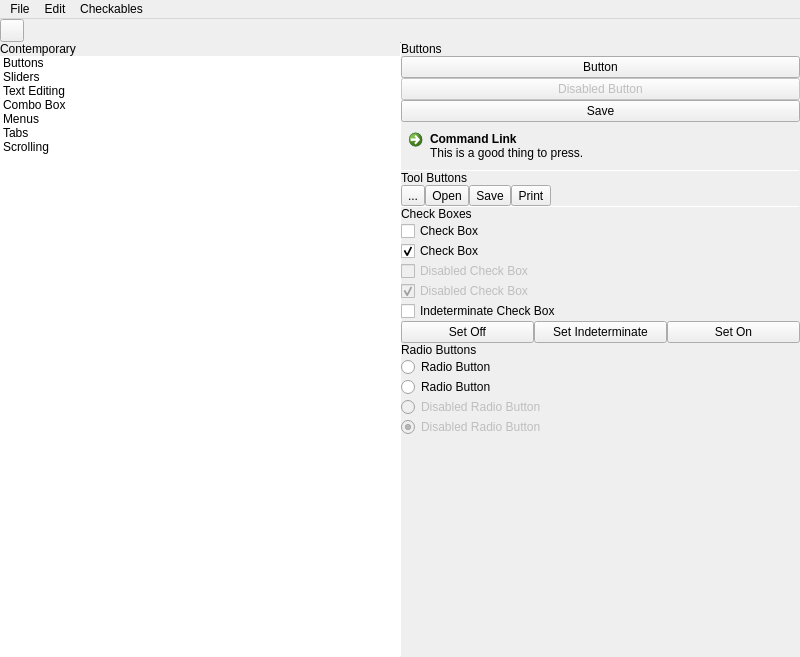
<?xml version="1.0" encoding="UTF-8"?>
<ui version="4.0">
 <class>MainWindow</class>
 <widget class="QMainWindow" name="MainWindow">
  <property name="geometry">
   <rect>
    <x>0</x>
    <y>0</y>
    <width>800</width>
    <height>657</height>
   </rect>
  </property>
  <property name="windowTitle">
   <string>MainWindow</string>
  </property>
  <widget class="QWidget" name="centralwidget">
   <property name="autoFillBackground">
    <bool>true</bool>
   </property>
   <layout class="QVBoxLayout" name="verticalLayout">
    <property name="spacing">
     <number>0</number>
    </property>
    <property name="leftMargin">
     <number>0</number>
    </property>
    <property name="topMargin">
     <number>0</number>
    </property>
    <property name="rightMargin">
     <number>0</number>
    </property>
    <property name="bottomMargin">
     <number>0</number>
    </property>
    <item>
     <widget class="QWidget" name="topWidget" native="true">
      <layout class="QHBoxLayout" name="horizontalLayout">
       <property name="spacing">
        <number>0</number>
       </property>
       <property name="leftMargin">
        <number>0</number>
       </property>
       <property name="topMargin">
        <number>0</number>
       </property>
       <property name="rightMargin">
        <number>0</number>
       </property>
       <property name="bottomMargin">
        <number>0</number>
       </property>
       <item>
        <layout class="QHBoxLayout" name="leftCsdLayout">
         <property name="spacing">
          <number>0</number>
         </property>
        </layout>
       </item>
       <item>
        <widget class="QToolButton" name="menuButton">
         <property name="sizePolicy">
          <sizepolicy hsizetype="Preferred" vsizetype="Preferred">
           <horstretch>0</horstretch>
           <verstretch>0</verstretch>
          </sizepolicy>
         </property>
         <property name="text">
          <string/>
         </property>
         <property name="icon">
          <iconset>
           <normaloff>:/icons/thefrisbee.svg</normaloff>:/icons/thefrisbee.svg</iconset>
         </property>
         <property name="popupMode">
          <enum>QToolButton::InstantPopup</enum>
         </property>
        </widget>
       </item>
       <item>
        <spacer name="horizontalSpacer">
         <property name="orientation">
          <enum>Qt::Horizontal</enum>
         </property>
         <property name="sizeHint" stdset="0">
          <size>
           <width>40</width>
           <height>20</height>
          </size>
         </property>
        </spacer>
       </item>
       <item>
        <layout class="QHBoxLayout" name="jobButtonLayout"/>
       </item>
       <item>
        <layout class="QHBoxLayout" name="rightCsdLayout">
         <property name="spacing">
          <number>0</number>
         </property>
        </layout>
       </item>
      </layout>
     </widget>
    </item>
    <item>
     <layout class="QHBoxLayout" name="horizontalLayout_2">
      <property name="spacing">
       <number>0</number>
      </property>
      <item>
       <widget class="QWidget" name="leftWidget" native="true">
        <layout class="QVBoxLayout" name="verticalLayout_2">
         <property name="spacing">
          <number>0</number>
         </property>
         <property name="leftMargin">
          <number>0</number>
         </property>
         <property name="topMargin">
          <number>0</number>
         </property>
         <property name="rightMargin">
          <number>0</number>
         </property>
         <property name="bottomMargin">
          <number>0</number>
         </property>
         <item>
          <widget class="tTitleLabel" name="titleLabel">
           <property name="text">
            <string>Contemporary</string>
           </property>
          </widget>
         </item>
         <item>
          <widget class="QListWidget" name="diskList">
           <property name="frameShape">
            <enum>QFrame::NoFrame</enum>
           </property>
           <item>
            <property name="text">
             <string>Buttons</string>
            </property>
           </item>
           <item>
            <property name="text">
             <string>Sliders</string>
            </property>
           </item>
           <item>
            <property name="text">
             <string>Text Editing</string>
            </property>
           </item>
           <item>
            <property name="text">
             <string>Combo Box</string>
            </property>
           </item>
           <item>
            <property name="text">
             <string>Menus</string>
            </property>
           </item>
           <item>
            <property name="text">
             <string>Tabs</string>
            </property>
           </item>
           <item>
            <property name="text">
             <string>Scrolling</string>
            </property>
           </item>
          </widget>
         </item>
        </layout>
       </widget>
      </item>
      <item>
       <widget class="Line" name="line">
        <property name="maximumSize">
         <size>
          <width>1</width>
          <height>16777215</height>
         </size>
        </property>
        <property name="orientation">
         <enum>Qt::Vertical</enum>
        </property>
       </widget>
      </item>
      <item>
       <widget class="tStackedWidget" name="stackedWidget">
        <property name="currentIndex">
         <number>0</number>
        </property>
        <widget class="QWidget" name="page">
         <layout class="QVBoxLayout" name="verticalLayout_3">
          <property name="spacing">
           <number>0</number>
          </property>
          <property name="leftMargin">
           <number>0</number>
          </property>
          <property name="topMargin">
           <number>0</number>
          </property>
          <property name="rightMargin">
           <number>0</number>
          </property>
          <property name="bottomMargin">
           <number>0</number>
          </property>
          <item>
           <widget class="tSubtitleLabel" name="label">
            <property name="text">
             <string>Buttons</string>
            </property>
            <property name="margin">
             <number>9</number>
            </property>
           </widget>
          </item>
          <item>
           <widget class="QPushButton" name="pushButton">
            <property name="text">
             <string>Button</string>
            </property>
           </widget>
          </item>
          <item>
           <widget class="QPushButton" name="pushButton_2">
            <property name="enabled">
             <bool>false</bool>
            </property>
            <property name="text">
             <string>Disabled Button</string>
            </property>
           </widget>
          </item>
          <item>
           <widget class="QPushButton" name="pushButton_3">
            <property name="text">
             <string>Save</string>
            </property>
            <property name="icon">
             <iconset theme="document-save">
              <normaloff>.</normaloff>.</iconset>
            </property>
           </widget>
          </item>
          <item>
           <widget class="QCommandLinkButton" name="commandLinkButton">
            <property name="text">
             <string>Command Link</string>
            </property>
            <property name="description">
             <string>This is a good thing to press.</string>
            </property>
           </widget>
          </item>
          <item>
           <widget class="Line" name="line_3">
            <property name="maximumSize">
             <size>
              <width>16777215</width>
              <height>1</height>
             </size>
            </property>
            <property name="orientation">
             <enum>Qt::Horizontal</enum>
            </property>
           </widget>
          </item>
          <item>
           <widget class="tSubtitleLabel" name="label_4">
            <property name="text">
             <string>Tool Buttons</string>
            </property>
            <property name="margin">
             <number>9</number>
            </property>
           </widget>
          </item>
          <item>
           <layout class="QHBoxLayout" name="horizontalLayout_3">
            <item>
             <widget class="QToolButton" name="toolButton">
              <property name="text">
               <string>...</string>
              </property>
              <property name="icon">
               <iconset theme="document-new">
                <normaloff>.</normaloff>.</iconset>
              </property>
             </widget>
            </item>
            <item>
             <widget class="QToolButton" name="toolButton_3">
              <property name="text">
               <string>Open</string>
              </property>
              <property name="toolButtonStyle">
               <enum>Qt::ToolButtonTextOnly</enum>
              </property>
             </widget>
            </item>
            <item>
             <widget class="QToolButton" name="toolButton_2">
              <property name="text">
               <string>Save</string>
              </property>
              <property name="icon">
               <iconset theme="document-save">
                <normaloff>.</normaloff>.</iconset>
              </property>
              <property name="toolButtonStyle">
               <enum>Qt::ToolButtonTextBesideIcon</enum>
              </property>
             </widget>
            </item>
            <item>
             <widget class="QToolButton" name="toolButton_4">
              <property name="text">
               <string>Print</string>
              </property>
              <property name="icon">
               <iconset theme="document-print">
                <normaloff>.</normaloff>.</iconset>
              </property>
              <property name="toolButtonStyle">
               <enum>Qt::ToolButtonTextUnderIcon</enum>
              </property>
             </widget>
            </item>
            <item>
             <spacer name="horizontalSpacer_2">
              <property name="orientation">
               <enum>Qt::Horizontal</enum>
              </property>
              <property name="sizeHint" stdset="0">
               <size>
                <width>40</width>
                <height>20</height>
               </size>
              </property>
             </spacer>
            </item>
           </layout>
          </item>
          <item>
           <widget class="Line" name="line_2">
            <property name="maximumSize">
             <size>
              <width>16777215</width>
              <height>1</height>
             </size>
            </property>
            <property name="orientation">
             <enum>Qt::Horizontal</enum>
            </property>
           </widget>
          </item>
          <item>
           <widget class="tSubtitleLabel" name="label_2">
            <property name="text">
             <string>Check Boxes</string>
            </property>
            <property name="margin">
             <number>9</number>
            </property>
           </widget>
          </item>
          <item>
           <widget class="QCheckBox" name="checkBox">
            <property name="text">
             <string>Check Box</string>
            </property>
            <property name="checked">
             <bool>false</bool>
            </property>
           </widget>
          </item>
          <item>
           <widget class="QCheckBox" name="checkBox_2">
            <property name="text">
             <string>Check Box</string>
            </property>
            <property name="checked">
             <bool>true</bool>
            </property>
           </widget>
          </item>
          <item>
           <widget class="QCheckBox" name="checkBox_3">
            <property name="enabled">
             <bool>false</bool>
            </property>
            <property name="text">
             <string>Disabled Check Box</string>
            </property>
           </widget>
          </item>
          <item>
           <widget class="QCheckBox" name="checkBox_5">
            <property name="enabled">
             <bool>false</bool>
            </property>
            <property name="text">
             <string>Disabled Check Box</string>
            </property>
            <property name="checked">
             <bool>true</bool>
            </property>
           </widget>
          </item>
          <item>
           <widget class="QCheckBox" name="checkBox_4">
            <property name="text">
             <string>Indeterminate Check Box</string>
            </property>
            <property name="checked">
             <bool>false</bool>
            </property>
            <property name="tristate">
             <bool>true</bool>
            </property>
           </widget>
          </item>
          <item>
           <layout class="QHBoxLayout" name="horizontalLayout_5">
            <item>
             <widget class="QPushButton" name="pushButton_4">
              <property name="text">
               <string>Set Off</string>
              </property>
             </widget>
            </item>
            <item>
             <widget class="QPushButton" name="pushButton_5">
              <property name="text">
               <string>Set Indeterminate</string>
              </property>
             </widget>
            </item>
            <item>
             <widget class="QPushButton" name="pushButton_6">
              <property name="text">
               <string>Set On</string>
              </property>
             </widget>
            </item>
           </layout>
          </item>
          <item>
           <widget class="tSubtitleLabel" name="label_3">
            <property name="text">
             <string>Radio Buttons</string>
            </property>
            <property name="margin">
             <number>9</number>
            </property>
           </widget>
          </item>
          <item>
           <widget class="QRadioButton" name="radioButton">
            <property name="text">
             <string>Radio Button</string>
            </property>
            <property name="checked">
             <bool>false</bool>
            </property>
           </widget>
          </item>
          <item>
           <widget class="QRadioButton" name="radioButton_2">
            <property name="text">
             <string>Radio Button</string>
            </property>
           </widget>
          </item>
          <item>
           <widget class="QRadioButton" name="radioButton_3">
            <property name="enabled">
             <bool>false</bool>
            </property>
            <property name="text">
             <string>Disabled Radio Button</string>
            </property>
           </widget>
          </item>
          <item>
           <widget class="QRadioButton" name="radioButton_4">
            <property name="enabled">
             <bool>false</bool>
            </property>
            <property name="text">
             <string>Disabled Radio Button</string>
            </property>
            <property name="checked">
             <bool>true</bool>
            </property>
           </widget>
          </item>
          <item>
           <spacer name="verticalSpacer">
            <property name="orientation">
             <enum>Qt::Vertical</enum>
            </property>
            <property name="sizeHint" stdset="0">
             <size>
              <width>20</width>
              <height>40</height>
             </size>
            </property>
           </spacer>
          </item>
         </layout>
        </widget>
        <widget class="QWidget" name="page_2">
         <layout class="QVBoxLayout" name="verticalLayout_4">
          <property name="spacing">
           <number>0</number>
          </property>
          <property name="leftMargin">
           <number>0</number>
          </property>
          <property name="topMargin">
           <number>0</number>
          </property>
          <property name="rightMargin">
           <number>0</number>
          </property>
          <property name="bottomMargin">
           <number>0</number>
          </property>
          <item>
           <widget class="tSubtitleLabel" name="label_5">
            <property name="text">
             <string>Sliders</string>
            </property>
            <property name="margin">
             <number>9</number>
            </property>
           </widget>
          </item>
          <item>
           <widget class="QSlider" name="horizontalSlider">
            <property name="orientation">
             <enum>Qt::Horizontal</enum>
            </property>
           </widget>
          </item>
          <item>
           <widget class="QSlider" name="horizontalSlider_2">
            <property name="enabled">
             <bool>false</bool>
            </property>
            <property name="orientation">
             <enum>Qt::Horizontal</enum>
            </property>
           </widget>
          </item>
          <item>
           <widget class="QSlider" name="horizontalSlider_3">
            <property name="orientation">
             <enum>Qt::Horizontal</enum>
            </property>
            <property name="tickPosition">
             <enum>QSlider::TicksBothSides</enum>
            </property>
            <property name="tickInterval">
             <number>5</number>
            </property>
           </widget>
          </item>
          <item>
           <widget class="QSlider" name="horizontalSlider_4">
            <property name="orientation">
             <enum>Qt::Horizontal</enum>
            </property>
            <property name="invertedAppearance">
             <bool>true</bool>
            </property>
            <property name="invertedControls">
             <bool>true</bool>
            </property>
           </widget>
          </item>
          <item>
           <layout class="QHBoxLayout" name="horizontalLayout_4">
            <property name="spacing">
             <number>0</number>
            </property>
            <property name="bottomMargin">
             <number>9</number>
            </property>
            <item>
             <widget class="QSlider" name="verticalSlider">
              <property name="orientation">
               <enum>Qt::Vertical</enum>
              </property>
              <property name="invertedAppearance">
               <bool>false</bool>
              </property>
             </widget>
            </item>
           </layout>
          </item>
          <item>
           <widget class="tSubtitleLabel" name="label_6">
            <property name="text">
             <string>Progress Bars</string>
            </property>
            <property name="margin">
             <number>9</number>
            </property>
           </widget>
          </item>
          <item>
           <widget class="QProgressBar" name="progressBar">
            <property name="value">
             <number>0</number>
            </property>
           </widget>
          </item>
          <item>
           <widget class="QProgressBar" name="progressBar_2">
            <property name="maximum">
             <number>0</number>
            </property>
            <property name="value">
             <number>-1</number>
            </property>
           </widget>
          </item>
          <item>
           <spacer name="verticalSpacer_2">
            <property name="orientation">
             <enum>Qt::Vertical</enum>
            </property>
            <property name="sizeHint" stdset="0">
             <size>
              <width>20</width>
              <height>187</height>
             </size>
            </property>
           </spacer>
          </item>
         </layout>
        </widget>
        <widget class="QWidget" name="page_4">
         <layout class="QVBoxLayout" name="verticalLayout_6">
          <property name="spacing">
           <number>0</number>
          </property>
          <property name="leftMargin">
           <number>0</number>
          </property>
          <property name="topMargin">
           <number>0</number>
          </property>
          <property name="rightMargin">
           <number>0</number>
          </property>
          <property name="bottomMargin">
           <number>0</number>
          </property>
          <item>
           <widget class="tSubtitleLabel" name="label_8">
            <property name="text">
             <string>Text Editing</string>
            </property>
            <property name="margin">
             <number>9</number>
            </property>
           </widget>
          </item>
          <item>
           <layout class="QVBoxLayout" name="verticalLayout_7">
            <property name="spacing">
             <number>0</number>
            </property>
            <property name="leftMargin">
             <number>9</number>
            </property>
            <property name="topMargin">
             <number>9</number>
            </property>
            <property name="rightMargin">
             <number>9</number>
            </property>
            <property name="bottomMargin">
             <number>9</number>
            </property>
            <item>
             <widget class="QLineEdit" name="lineEdit">
              <property name="text">
               <string>Edit me!</string>
              </property>
             </widget>
            </item>
            <item>
             <widget class="QLineEdit" name="lineEdit_2">
              <property name="placeholderText">
               <string>I'm a placeholder!</string>
              </property>
             </widget>
            </item>
            <item>
             <widget class="QLineEdit" name="lineEdit_3">
              <property name="enabled">
               <bool>false</bool>
              </property>
              <property name="text">
               <string>Can't touch me!</string>
              </property>
             </widget>
            </item>
           </layout>
          </item>
          <item>
           <spacer name="verticalSpacer_4">
            <property name="orientation">
             <enum>Qt::Vertical</enum>
            </property>
            <property name="sizeHint" stdset="0">
             <size>
              <width>20</width>
              <height>440</height>
             </size>
            </property>
           </spacer>
          </item>
         </layout>
        </widget>
        <widget class="QWidget" name="page_3">
         <layout class="QVBoxLayout" name="verticalLayout_5">
          <property name="spacing">
           <number>0</number>
          </property>
          <property name="leftMargin">
           <number>0</number>
          </property>
          <property name="topMargin">
           <number>0</number>
          </property>
          <property name="rightMargin">
           <number>0</number>
          </property>
          <property name="bottomMargin">
           <number>0</number>
          </property>
          <item>
           <widget class="tSubtitleLabel" name="label_7">
            <property name="text">
             <string>Combo Box</string>
            </property>
            <property name="margin">
             <number>9</number>
            </property>
           </widget>
          </item>
          <item>
           <widget class="QComboBox" name="comboBox">
            <item>
             <property name="text">
              <string>Item 1</string>
             </property>
            </item>
            <item>
             <property name="text">
              <string>Item 2</string>
             </property>
            </item>
            <item>
             <property name="text">
              <string>Item 3</string>
             </property>
            </item>
           </widget>
          </item>
          <item>
           <widget class="QComboBox" name="comboBox_2">
            <property name="enabled">
             <bool>false</bool>
            </property>
            <item>
             <property name="text">
              <string>I'm disabled!</string>
             </property>
            </item>
           </widget>
          </item>
          <item>
           <widget class="QComboBox" name="comboBox_3">
            <property name="editable">
             <bool>true</bool>
            </property>
            <item>
             <property name="text">
              <string>Edit me!</string>
             </property>
            </item>
            <item>
             <property name="text">
              <string>I can be edited!</string>
             </property>
            </item>
            <item>
             <property name="text">
              <string>I have suggestions!</string>
             </property>
            </item>
           </widget>
          </item>
          <item>
           <spacer name="verticalSpacer_3">
            <property name="orientation">
             <enum>Qt::Vertical</enum>
            </property>
            <property name="sizeHint" stdset="0">
             <size>
              <width>20</width>
              <height>458</height>
             </size>
            </property>
           </spacer>
          </item>
         </layout>
        </widget>
        <widget class="QWidget" name="page_5">
         <layout class="QVBoxLayout" name="verticalLayout_8">
          <property name="spacing">
           <number>0</number>
          </property>
          <property name="leftMargin">
           <number>0</number>
          </property>
          <property name="topMargin">
           <number>0</number>
          </property>
          <property name="rightMargin">
           <number>0</number>
          </property>
          <property name="bottomMargin">
           <number>0</number>
          </property>
          <item>
           <widget class="tSubtitleLabel" name="label_9">
            <property name="text">
             <string>Menus</string>
            </property>
            <property name="margin">
             <number>9</number>
            </property>
           </widget>
          </item>
          <item>
           <widget class="QFrame" name="menuFrame">
            <property name="frameShape">
             <enum>QFrame::StyledPanel</enum>
            </property>
            <property name="frameShadow">
             <enum>QFrame::Raised</enum>
            </property>
            <layout class="QHBoxLayout" name="menuLayout">
             <property name="spacing">
              <number>0</number>
             </property>
             <property name="leftMargin">
              <number>0</number>
             </property>
             <property name="topMargin">
              <number>0</number>
             </property>
             <property name="rightMargin">
              <number>0</number>
             </property>
             <property name="bottomMargin">
              <number>0</number>
             </property>
            </layout>
           </widget>
          </item>
          <item>
           <spacer name="verticalSpacer_5">
            <property name="orientation">
             <enum>Qt::Vertical</enum>
            </property>
            <property name="sizeHint" stdset="0">
             <size>
              <width>20</width>
              <height>511</height>
             </size>
            </property>
           </spacer>
          </item>
         </layout>
        </widget>
        <widget class="QWidget" name="page_6">
         <layout class="QVBoxLayout" name="verticalLayout_9">
          <property name="spacing">
           <number>0</number>
          </property>
          <property name="leftMargin">
           <number>0</number>
          </property>
          <property name="topMargin">
           <number>0</number>
          </property>
          <property name="rightMargin">
           <number>0</number>
          </property>
          <property name="bottomMargin">
           <number>0</number>
          </property>
          <item>
           <widget class="tSubtitleLabel" name="label_10">
            <property name="text">
             <string>Tabs</string>
            </property>
            <property name="margin">
             <number>9</number>
            </property>
           </widget>
          </item>
          <item>
           <widget class="Line" name="line_4">
            <property name="maximumSize">
             <size>
              <width>16777215</width>
              <height>1</height>
             </size>
            </property>
            <property name="orientation">
             <enum>Qt::Horizontal</enum>
            </property>
           </widget>
          </item>
          <item>
           <widget class="QTabWidget" name="tabWidget">
            <widget class="QWidget" name="tab">
             <attribute name="title">
              <string>Tab 1</string>
             </attribute>
            </widget>
            <widget class="QWidget" name="tab_2">
             <attribute name="title">
              <string>Tab 2</string>
             </attribute>
            </widget>
           </widget>
          </item>
         </layout>
        </widget>
        <widget class="QWidget" name="page_7">
         <layout class="QVBoxLayout" name="verticalLayout_10">
          <property name="spacing">
           <number>0</number>
          </property>
          <property name="leftMargin">
           <number>0</number>
          </property>
          <property name="topMargin">
           <number>0</number>
          </property>
          <property name="rightMargin">
           <number>0</number>
          </property>
          <property name="bottomMargin">
           <number>0</number>
          </property>
          <item>
           <widget class="QScrollArea" name="scrollArea">
            <property name="frameShape">
             <enum>QFrame::NoFrame</enum>
            </property>
            <property name="widgetResizable">
             <bool>true</bool>
            </property>
            <widget class="QWidget" name="scrollAreaWidgetContents">
             <property name="geometry">
              <rect>
               <x>0</x>
               <y>0</y>
               <width>5120</width>
               <height>2880</height>
              </rect>
             </property>
             <layout class="QVBoxLayout" name="verticalLayout_11">
              <property name="spacing">
               <number>0</number>
              </property>
              <property name="leftMargin">
               <number>0</number>
              </property>
              <property name="topMargin">
               <number>0</number>
              </property>
              <property name="rightMargin">
               <number>0</number>
              </property>
              <property name="bottomMargin">
               <number>0</number>
              </property>
              <item>
               <widget class="QLabel" name="label_11">
                <property name="text">
                 <string/>
                </property>
                <property name="pixmap">
                 <pixmap>../../../../../../usr/share/wallpapers/Next/contents/images/5120x2880.jpg</pixmap>
                </property>
               </widget>
              </item>
             </layout>
            </widget>
           </widget>
          </item>
         </layout>
        </widget>
       </widget>
      </item>
     </layout>
    </item>
   </layout>
  </widget>
  <widget class="QMenuBar" name="menuBar">
   <property name="geometry">
    <rect>
     <x>0</x>
     <y>0</y>
     <width>800</width>
     <height>27</height>
    </rect>
   </property>
   <widget class="QMenu" name="menuFile">
    <property name="title">
     <string>File</string>
    </property>
    <addaction name="actionNew"/>
    <addaction name="separator"/>
    <addaction name="actionOpen"/>
    <addaction name="actionSave"/>
    <addaction name="actionSave_As"/>
    <addaction name="separator"/>
    <addaction name="actionExit"/>
   </widget>
   <widget class="QMenu" name="menuEdit">
    <property name="title">
     <string>Edit</string>
    </property>
    <widget class="QMenu" name="menuCapitalisation">
     <property name="title">
      <string>Capitalisation</string>
     </property>
     <addaction name="actionUPPERCASE"/>
     <addaction name="actionlowercase"/>
     <addaction name="actionTitle_Case"/>
    </widget>
    <addaction name="actionUndo"/>
    <addaction name="actionRedo"/>
    <addaction name="separator"/>
    <addaction name="menuCapitalisation"/>
   </widget>
   <widget class="QMenu" name="menuCheckables">
    <property name="title">
     <string>Checkables</string>
    </property>
    <addaction name="actionCheckable_1"/>
    <addaction name="actionCheckable_2"/>
    <addaction name="actionCheckable_3"/>
    <addaction name="actionCheckable_with_icon"/>
    <addaction name="separator"/>
    <addaction name="actionMutually_Exclusive_1"/>
    <addaction name="actionMutually_Exclusive_2"/>
    <addaction name="actionMutually_Exclusive_3"/>
   </widget>
   <addaction name="menuFile"/>
   <addaction name="menuEdit"/>
   <addaction name="menuCheckables"/>
  </widget>
  <action name="actionNew">
   <property name="icon">
    <iconset theme="document-new">
     <normaloff>.</normaloff>.</iconset>
   </property>
   <property name="text">
    <string>New</string>
   </property>
   <property name="shortcut">
    <string>Ctrl+N</string>
   </property>
  </action>
  <action name="actionOpen">
   <property name="icon">
    <iconset theme="document-open">
     <normaloff>.</normaloff>.</iconset>
   </property>
   <property name="text">
    <string>Open</string>
   </property>
   <property name="shortcut">
    <string>Ctrl+O</string>
   </property>
  </action>
  <action name="actionSave">
   <property name="icon">
    <iconset theme="document-save">
     <normaloff>.</normaloff>.</iconset>
   </property>
   <property name="text">
    <string>Save</string>
   </property>
   <property name="shortcut">
    <string>Ctrl+S</string>
   </property>
  </action>
  <action name="actionSave_As">
   <property name="icon">
    <iconset theme="document-save-as">
     <normaloff>.</normaloff>.</iconset>
   </property>
   <property name="text">
    <string>Save As...</string>
   </property>
   <property name="shortcut">
    <string>Ctrl+Shift+S</string>
   </property>
  </action>
  <action name="actionExit">
   <property name="icon">
    <iconset theme="application-exit">
     <normaloff>.</normaloff>.</iconset>
   </property>
   <property name="text">
    <string>Exit</string>
   </property>
   <property name="shortcut">
    <string>Ctrl+Q</string>
   </property>
  </action>
  <action name="actionUndo">
   <property name="text">
    <string>Undo</string>
   </property>
   <property name="shortcut">
    <string>Ctrl+Z</string>
   </property>
  </action>
  <action name="actionRedo">
   <property name="text">
    <string>Redo</string>
   </property>
   <property name="shortcut">
    <string>Ctrl+Shift+Z</string>
   </property>
  </action>
  <action name="actionCheckable_1">
   <property name="checkable">
    <bool>true</bool>
   </property>
   <property name="text">
    <string>Checkable 1</string>
   </property>
  </action>
  <action name="actionCheckable_2">
   <property name="checkable">
    <bool>true</bool>
   </property>
   <property name="text">
    <string>Checkable 2</string>
   </property>
  </action>
  <action name="actionCheckable_3">
   <property name="checkable">
    <bool>true</bool>
   </property>
   <property name="text">
    <string>Checkable 3</string>
   </property>
  </action>
  <action name="actionMutually_Exclusive_1">
   <property name="checkable">
    <bool>true</bool>
   </property>
   <property name="text">
    <string>Mutually Exclusive 1</string>
   </property>
  </action>
  <action name="actionMutually_Exclusive_2">
   <property name="checkable">
    <bool>true</bool>
   </property>
   <property name="text">
    <string>Mutually Exclusive 2</string>
   </property>
  </action>
  <action name="actionMutually_Exclusive_3">
   <property name="checkable">
    <bool>true</bool>
   </property>
   <property name="text">
    <string>Mutually Exclusive 3</string>
   </property>
  </action>
  <action name="actionCheckable_with_icon">
   <property name="checkable">
    <bool>true</bool>
   </property>
   <property name="icon">
    <iconset theme="document-save">
     <normaloff>.</normaloff>.</iconset>
   </property>
   <property name="text">
    <string>Checkable with icon</string>
   </property>
  </action>
  <action name="actionUPPERCASE">
   <property name="text">
    <string>UPPERCASE</string>
   </property>
  </action>
  <action name="actionlowercase">
   <property name="text">
    <string>lowercase</string>
   </property>
  </action>
  <action name="actionTitle_Case">
   <property name="text">
    <string>Title Case</string>
   </property>
  </action>
 </widget>
 <customwidgets>
  <customwidget>
   <class>tStackedWidget</class>
   <extends>QStackedWidget</extends>
   <header location="global">tstackedwidget.h</header>
   <container>1</container>
   <slots>
    <signal>switchingFrame(int)</signal>
   </slots>
  </customwidget>
  <customwidget>
   <class>tTitleLabel</class>
   <extends>QLabel</extends>
   <header location="global">ttitlelabel.h</header>
   <slots>
    <signal>backButtonClicked()</signal>
   </slots>
  </customwidget>
  <customwidget>
   <class>tSubtitleLabel</class>
   <extends>QLabel</extends>
   <header location="global">tsubtitlelabel.h</header>
  </customwidget>
 </customwidgets>
 <resources/>
 <connections>
  <connection>
   <sender>diskList</sender>
   <signal>currentRowChanged(int)</signal>
   <receiver>stackedWidget</receiver>
   <slot>setCurrentIndex(int)</slot>
   <hints>
    <hint type="sourcelabel">
     <x>157</x>
     <y>124</y>
    </hint>
    <hint type="destinationlabel">
     <x>493</x>
     <y>184</y>
    </hint>
   </hints>
  </connection>
  <connection>
   <sender>horizontalSlider_3</sender>
   <signal>sliderMoved(int)</signal>
   <receiver>horizontalSlider</receiver>
   <slot>setValue(int)</slot>
   <hints>
    <hint type="sourcelabel">
     <x>474</x>
     <y>103</y>
    </hint>
    <hint type="destinationlabel">
     <x>456</x>
     <y>64</y>
    </hint>
   </hints>
  </connection>
  <connection>
   <sender>horizontalSlider</sender>
   <signal>sliderMoved(int)</signal>
   <receiver>horizontalSlider_2</receiver>
   <slot>setValue(int)</slot>
   <hints>
    <hint type="sourcelabel">
     <x>485</x>
     <y>74</y>
    </hint>
    <hint type="destinationlabel">
     <x>522</x>
     <y>83</y>
    </hint>
   </hints>
  </connection>
  <connection>
   <sender>horizontalSlider</sender>
   <signal>sliderMoved(int)</signal>
   <receiver>horizontalSlider_3</receiver>
   <slot>setValue(int)</slot>
   <hints>
    <hint type="sourcelabel">
     <x>593</x>
     <y>72</y>
    </hint>
    <hint type="destinationlabel">
     <x>591</x>
     <y>112</y>
    </hint>
   </hints>
  </connection>
  <connection>
   <sender>horizontalSlider</sender>
   <signal>sliderMoved(int)</signal>
   <receiver>progressBar</receiver>
   <slot>setValue(int)</slot>
   <hints>
    <hint type="sourcelabel">
     <x>643</x>
     <y>65</y>
    </hint>
    <hint type="destinationlabel">
     <x>638</x>
     <y>167</y>
    </hint>
   </hints>
  </connection>
 </connections>
</ui>
